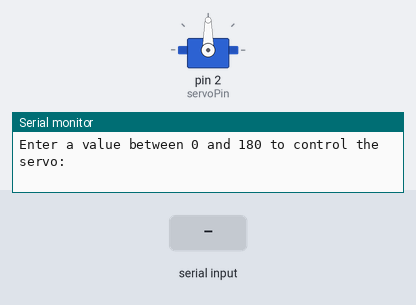
Bench run of a sketch on a simulated Arduino Uno, built with avr-gcc and run on an emulated ATmega328P. Shown: servo, the last lines printed to the serial monitor. Inputs (shaded band) come from the test bench.

Above: at 1.2 s.
1.3 s: "30,150\n" received over Serial
At 2.1 s:
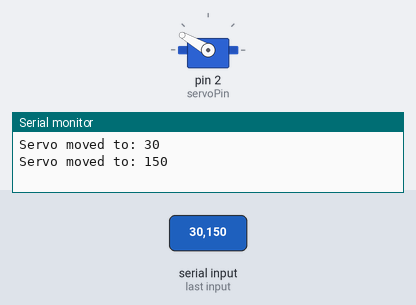
At 3.5 s:
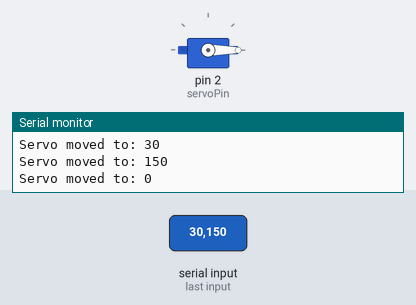
3.8 s: "90,45\n" received over Serial
At 4.6 s:
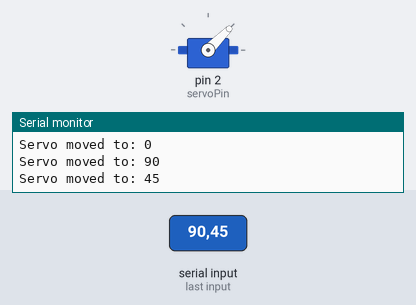
Timing chart, 0 to 6.8 s (numbered marks = the images above; inputs shaded):
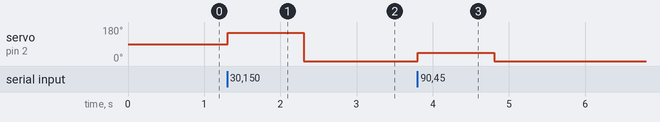

Measured:
- after the input at 1.3 s, servo on pin 2 (servoPin): 90° → 150° at once, → 0° 1.0 s later
- after the input at 3.8 s, servo on pin 2 (servoPin): 0° → 45° at once, → 0° 1.0 s later

The sketch:

Servo_test.ino
```cpp
#include <Servo.h>

Servo myServo;  // Create a servo object
int servoPin = 2;  // Define the pin connected to the servo

void setup() {
  myServo.attach(servoPin);  // Attach the servo to pin 2
  Serial.begin(9600);  // Begin serial communication at 9600 baud
  Serial.println("Enter a value between 0 and 180 to control the servo:");
}

void loop() {
  if (Serial.available() > 0) {
    int angle = Serial.parseInt();  // Read the input value as an integer
    if (angle >= 0 && angle <= 180) {
      myServo.write(angle);  // Set the servo position
      Serial.print("Servo moved to: ");
      Serial.println(angle);
    } else {
      Serial.println("Please enter a value between 0 and 180.");
    }
  }
}
```
